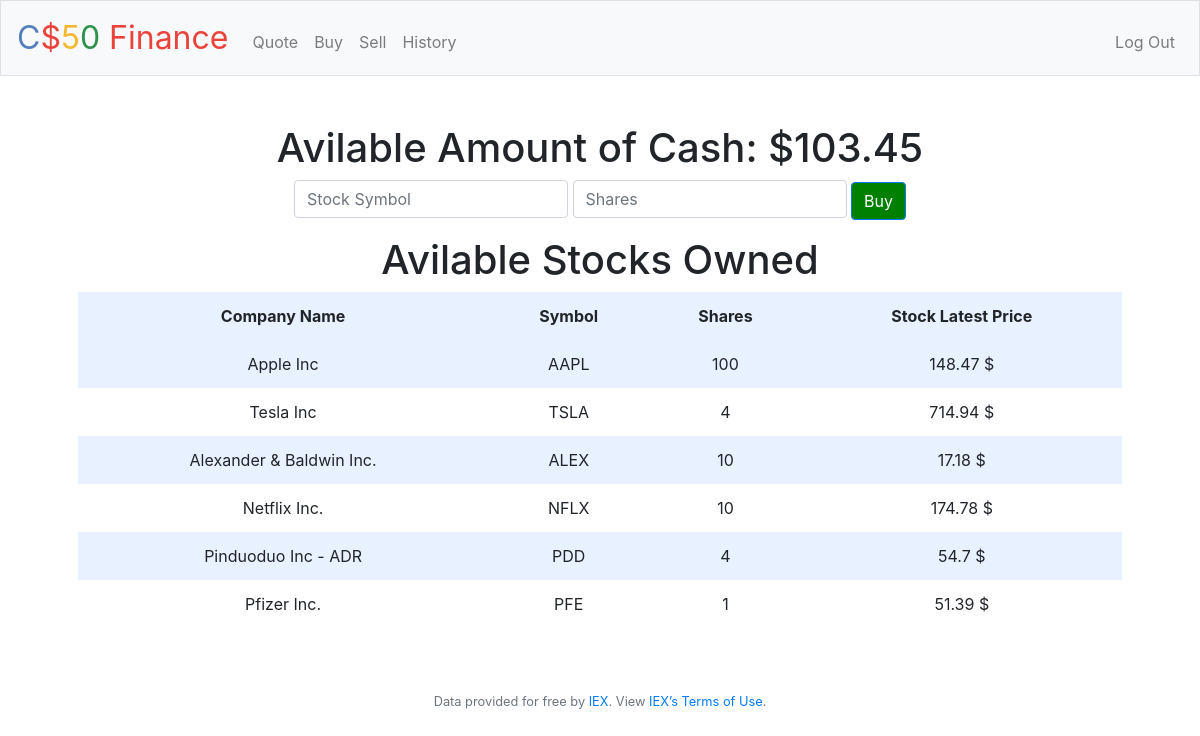
The app's page /buy (signed in) with its own data.
### tables this page shows
CREATE TABLE 'purchases' (id INTEGER, user_id INTEGER, symbol  TEXT NOT NULL, shares NUMERIC NOT NULL,'cash' numeric NOT NULL,'user_name' text, 'company_name' text,'price' numeric,'total_price' numeric, PRIMARY KEY(id));

### application.py (the view, shortened to what this page needs)
@app.route("/buy", methods=["GET", "POST"])
@login_required
def buy():
    user_id = session.get("user_id")
    name_row = db.execute("SELECT username, cash FROM users WHERE id = ?", user_id)
    user_name = name_row[0]["username"]
    cash = name_row[0]["cash"]
    """Buy shares of stock"""
    owned_stocks = db.execute("SELECT symbol, shares, company_name, price FROM purchases WHERE user_id = ?", user_id)
    return render_template("buy.html", cash = usd(cash), owned_stocks = owned_stocks)

### application.py (called while the page is built)
@app.after_request
def after_request(response):
    response.headers["Cache-Control"] = "no-cache, no-store, must-revalidate"
    response.headers["Expires"] = 0
    response.headers["Pragma"] = "no-cache"
    return response

### helpers.py (called while the page is built)
def login_required(f):
    @wraps(f)
    def decorated_function(*args, **kwargs):
        if session.get("user_id") is None:
            return redirect("/login")
        return f(*args, **kwargs)
    return decorated_function

def usd(value):
    return f"${value:,.2f}"

### templates/buy.html (shortened to what this page needs)
{% extends "layout.html" %}
{% block main %}
    <h1> Avilable Amount of Cash: {{ cash }}</h1>
    <form action = "/buy" method = "post">
        <div class="form-group">
            <input autocomplete="off" autofocus class="form-control" name="symbol" placeholder="Stock Symbol" type="text">
            <input autocomplete="off" autofocus class="form-control" name="shares" placeholder="Shares" type="text">
            <button class="btn btn-primary" type="submit" style = "background-color: Green;">Buy </button>
        </div>
    </form>
    <h1> Avilable Stocks Owned </h1>
    <table>
        <theade>
        <tr>
            <th> Company Name </th>
            <th> Symbol </th>
            <th> Shares </th>
            <th> Stock Latest Price</th>
        </tr>
        </theade>
        <tbody>
            {% for owned_stock in owned_stocks %}
            <tr>
                <td> {{ owned_stock.company_name }}</td>
                <td> {{ owned_stock.symbol}} </td>
                <td> {{ owned_stock.shares }}</td>
                <td> {{ owned_stock.price }} $</td>
            </tr>
            {% endfor %}
        </tbody>
    </table>
{% endblock %}

### templates/layout.html (shortened to what this page needs)
<!DOCTYPE html>
<html lang="en">
    <head>
        <link rel="stylesheet" href="https://cdn.jsdelivr.net/npm/bootstrap@4.5.3/dist/css/bootstrap.min.css">
        <link href="/static/styles.css" rel="stylesheet">
    </head>
    <body>
        <nav class="navbar navbar-expand-md navbar-light bg-light border">
            <a class="navbar-brand" href="/"><span class="blue">C</span><span class="red">$</span><span class="yellow">5</span><span class="green">0</span> <span class="red">Finance</span></a>
            <div class="collapse navbar-collapse" id="navbar">
                {% if session.user_id %}
                    <ul class="navbar-nav mr-auto mt-2">
                        <li class="nav-item"><a class="nav-link" href="/quote">Quote</a></li>
                        <li class="nav-item"><a class="nav-link" href="/buy">Buy</a></li>
                        <li class="nav-item"><a class="nav-link" href="/sell">Sell</a></li>
                        <li class="nav-item"><a class="nav-link" href="/history">History</a></li>
                    </ul>
                    <ul class="navbar-nav ml-auto mt-2">
                        <li class="nav-item"><a class="nav-link" href="/logout">Log Out</a></li>
                    </ul>
                {% else %}
                    <ul class="navbar-nav ml-auto mt-2">
                        <li class="nav-item"><a class="nav-link" href="/register">Register</a></li>
                        <li class="nav-item"><a class="nav-link" href="/login">Log In</a></li>
                    </ul>
                {% endif %}
            </div>
        </nav>
        <main class="container p-5">
            {% block main %}{% endblock %}
        </main>
        <footer class="small text-center text-muted">
            Data provided for free by <a href="https://iextrading.com/developer">IEX</a>. View <a href="https://iextrading.com/api-exhibit-a/">IEX’s Terms of Use</a>.
        </footer>
    </body>
</html>

### static/styles.css (style rules this page uses)
nav .navbar-brand { font-size: xx-large; }
nav .navbar-brand .blue { color: #537fbe; }
nav .navbar-brand .red { color: #ea433b; }
nav .navbar-brand .yellow { color: #f5b82e; }
nav .navbar-brand .green { color: #2e944b; }
main .form-control { display: inline-block; width: auto; }
main { overflow-x: auto; text-align: center; }
table { background-color: transparent; margin-bottom: 1rem; width: 100%; }
table th, table td { padding: 0.75rem; vertical-align: middle; }
tbody tr:nth-of-type(odd) { background-color: rgb(179, 208, 255, 0.3) }

### records on screen
purchases: company_name "Apple Inc", symbol "AAPL", shares "100", price "148.47"
purchases: company_name "Tesla Inc", symbol "TSLA", shares "4", price "714.94"
purchases: company_name "Alexander & Baldwin Inc.", symbol "ALEX", shares "10", price "17.18"
purchases: company_name "Netflix Inc.", symbol "NFLX", shares "10", price "174.78"
purchases: company_name "Pinduoduo Inc - ADR", symbol "PDD", shares "4", price "54.7"
purchases: company_name "Pfizer Inc.", symbol "PFE", shares "1", price "51.39"

### other values on screen
{{ cash }} "$103.45"
